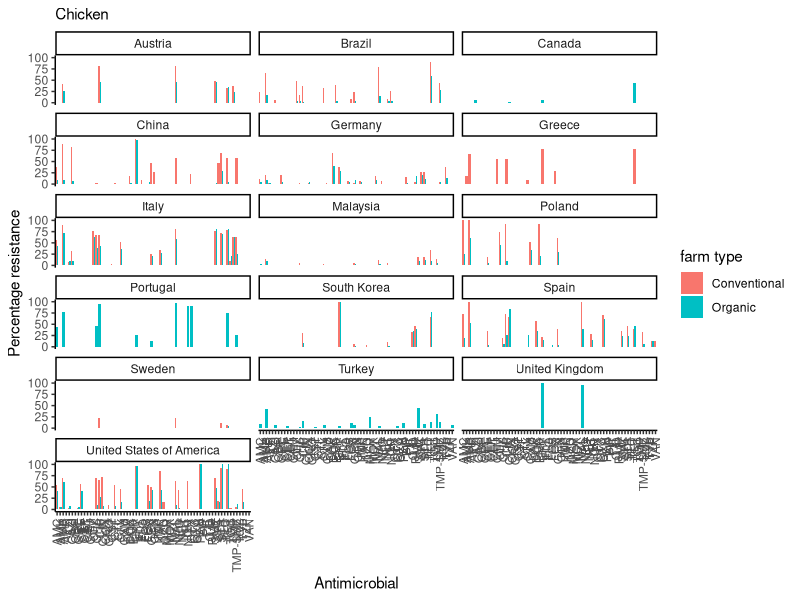
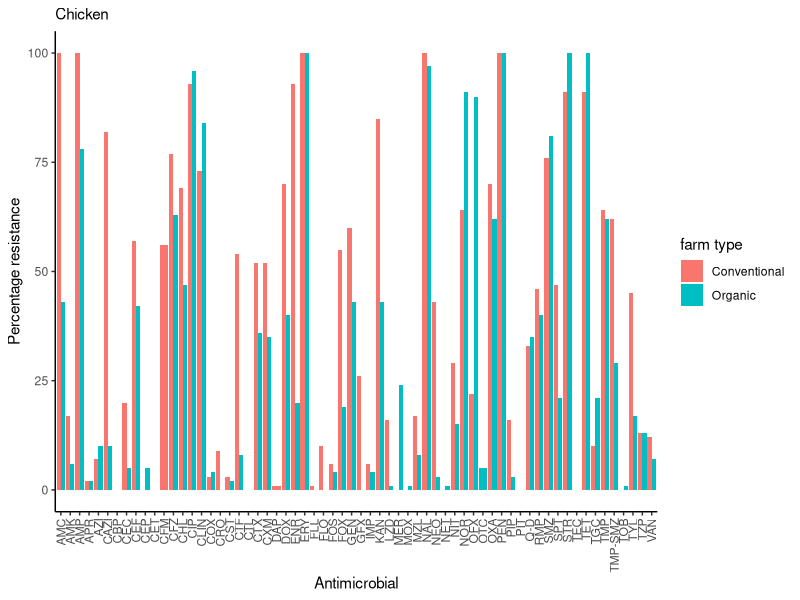
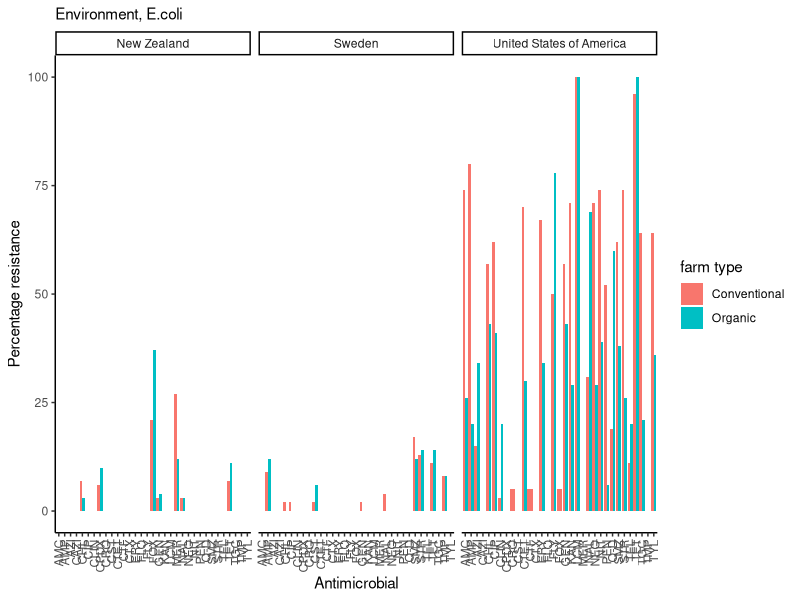
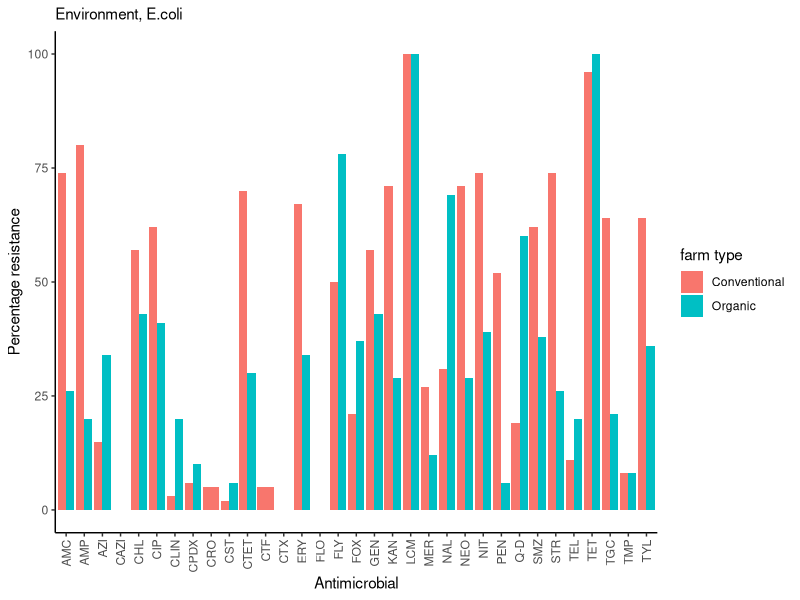
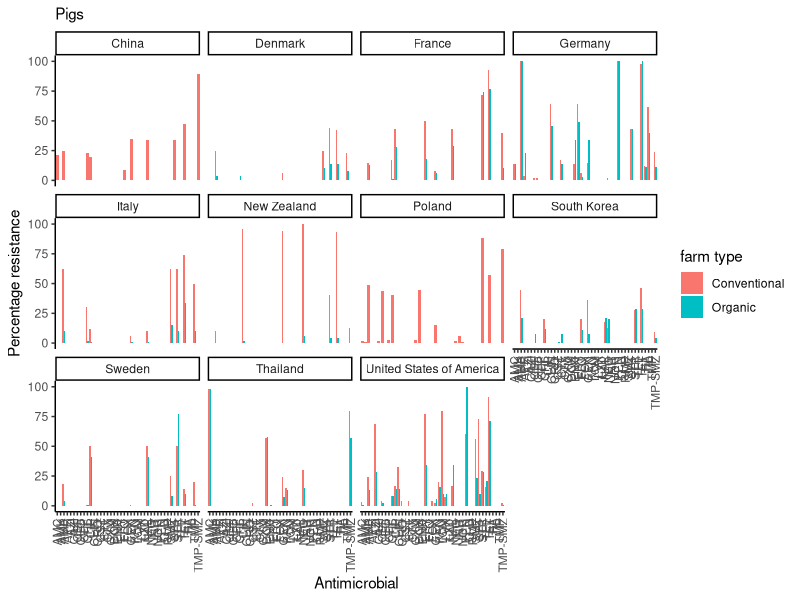
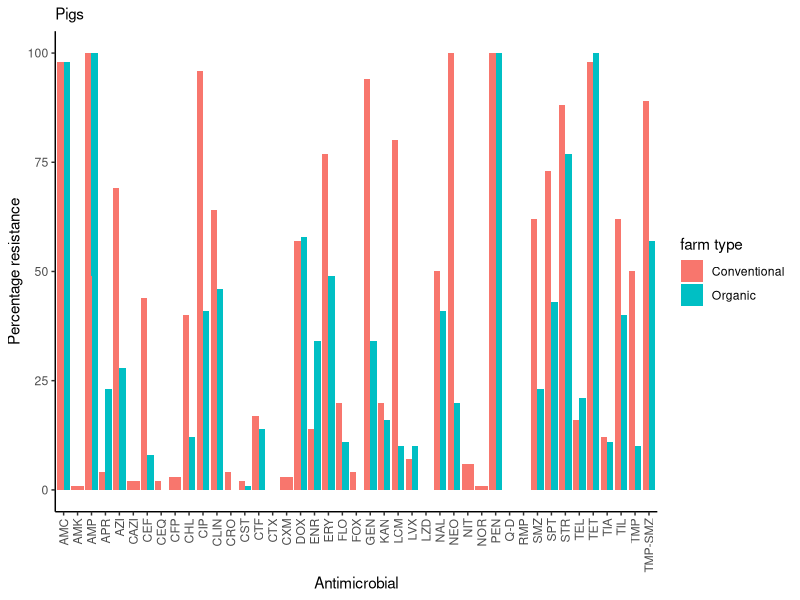
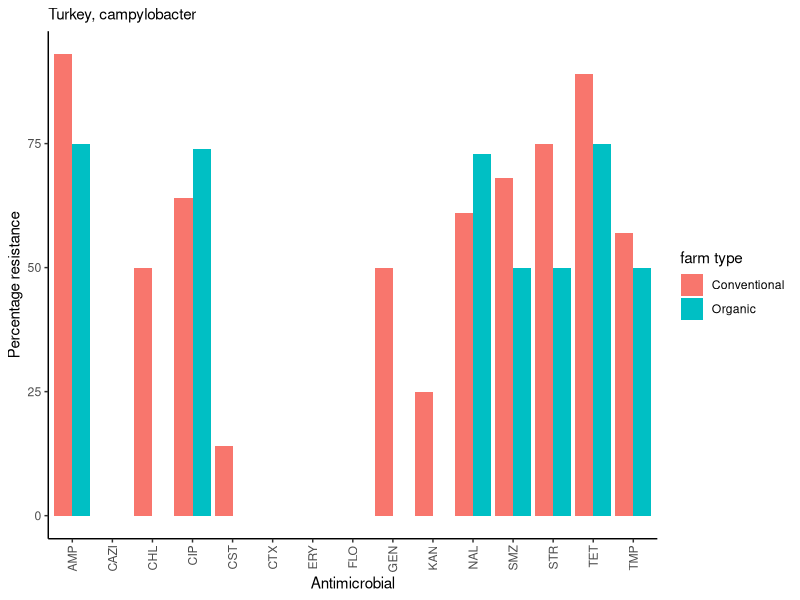
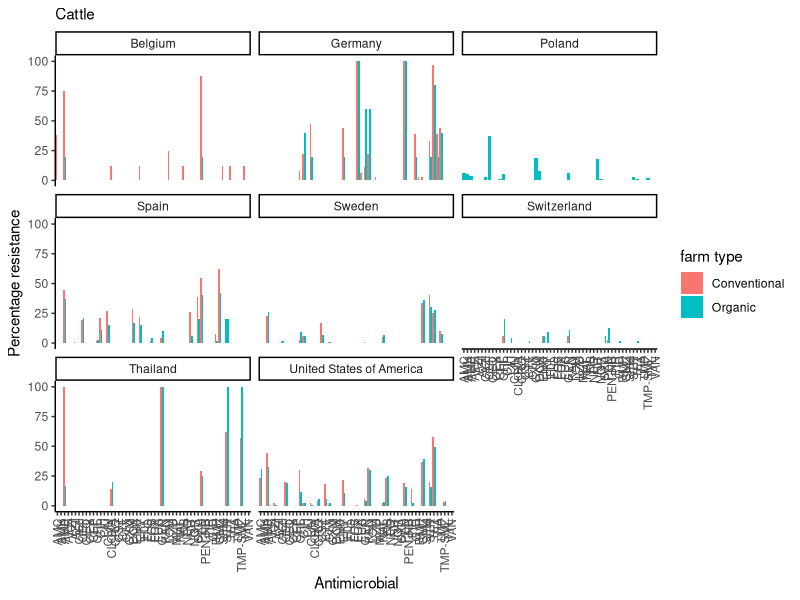

R code for these plots, in order: (Note: this script raises an error after producing the figures.)
library(tidyverse)
library(ggplot2)
library(dplyr)
library(ggrepel)
library(patchwork)
#Load data
main_data <- read_csv("conv.csv", na = "empty")

#changing percentage resistance into numeric class and rounding off  
main_data$percent_resistant <- as.numeric(as.character
                                          (main_data$percent_resistant))

main_data$percent_resistant <- round(main_data$percent_resistant, digits = 0)


host_data <- main_data %>%
  group_by(host) %>%
  select("country",
         "farm_type",
         "antimicrobial_compound",
         "pathogen",
         "percent_resistant"
         
         )



##Chicken  plot

chicken <- host_data %>%
  filter(host == "Chicken") %>%
  select("country",
         "farm_type",
         "antimicrobial_compound",
         "pathogen",
         "percent_resistant"
         
  )

##Chicken bar plot

chicken_plot <- ggplot(chicken, aes(x = antimicrobial_compound, 
                              y = percent_resistant, 
                              fill = farm_type
)
) +
  geom_bar(stat = "identity", position = "dodge") + 
  labs(subtitle = "Chicken",
       x = "Antimicrobial", y = "Percentage resistance", 
       fill = "farm type") + 
  facet_wrap(~country, nrow = 7)+
  theme_bw() + 
  theme_classic() + 
  theme(axis.text.x = element_text(angle = 90, vjust = 0.5, hjust = 1)) 

chicken_plot



##Chicken  plot

chicken <- host_data %>%
  filter(host == "Chicken") %>%
  select("country",
         "farm_type",
         "antimicrobial_compound",
         "pathogen",
         "percent_resistant"
         
  )

##Chicken bar plot

chicken1_plot <- ggplot(chicken, aes(x = antimicrobial_compound, 
                                    y = percent_resistant, 
                                    fill = farm_type
)
) +
  geom_bar(stat = "identity", position = "dodge") + 
  labs(subtitle = "Chicken",
       x = "Antimicrobial", y = "Percentage resistance", 
       fill = "farm type") + 
  theme_bw() + 
  theme_classic() + 
  theme(axis.text.x = element_text(angle = 90, vjust = 0.5, hjust = 1)) 
chicken1_plot

##Environment  plot

env <- host_data %>%
  filter(host == "Environment") %>%
  select("country",
         "farm_type",
         "antimicrobial_compound",
         "pathogen",
         "percent_resistant"
         
  )

##Environment bar plot

env_plot <- ggplot(env, aes(x = antimicrobial_compound, 
                                    y = percent_resistant, 
                                    fill = farm_type
)
) +
  geom_bar(stat = "identity", position = "dodge") + 
  labs(subtitle = "Environment, E.coli",
       x = "Antimicrobial", y = "Percentage resistance", 
       fill = "farm type") + 
  facet_wrap(~country)+
  theme_bw() + 
  theme_classic() + 
  theme(axis.text.x = element_text(angle = 90, vjust = 0.5, hjust = 1)) 
env_plot



##Environment  plot

env <- host_data %>%
  filter(host == "Environment") %>%
  select("country",
         "farm_type",
         "antimicrobial_compound",
         "pathogen",
         "percent_resistant"
         
  )

##Environment bar plot

env1_plot <- ggplot(env, aes(x = antimicrobial_compound, 
                            y = percent_resistant, 
                            fill = farm_type
)
) +
  geom_bar(stat = "identity", position = "dodge") + 
  labs(subtitle = "Environment, E.coli",
       x = "Antimicrobial", y = "Percentage resistance", 
       fill = "farm type") + 
  theme_bw() + 
  theme_classic() + 
  theme(axis.text.x = element_text(angle = 90, vjust = 0.5, hjust = 1)) 
env1_plot

##Pig plot

pig <- host_data %>%
  filter(host == "Pigs") %>%
  select("country",
         "farm_type",
         "antimicrobial_compound",
         "pathogen",
         "percent_resistant"
         
  )

##Pig bar plot

pig_plot <- ggplot(pig, aes(x = antimicrobial_compound, 
                            y = percent_resistant, 
                            fill = farm_type
)
) +
  geom_bar(stat = "identity", position = "dodge") + 
  labs(subtitle = "Pigs",
       x = "Antimicrobial", y = "Percentage resistance", 
       fill = "farm type") + 
  facet_wrap(~country, nrow = 3)+
  theme_bw() + 
  theme_classic() + 
  theme(axis.text.x = element_text(angle = 90, vjust = 0.5, hjust = 1)) 
pig_plot


##Pig plot

pig <- host_data %>%
  filter(host == "Pigs") %>%
  select("country",
         "farm_type",
         "antimicrobial_compound",
         "pathogen",
         "percent_resistant"
         
  )

##Pig bar plot

pig1_plot <- ggplot(pig, aes(x = antimicrobial_compound, 
                            y = percent_resistant, 
                            fill = farm_type
)
) +
  geom_bar(stat = "identity", position = "dodge") + 
  labs(subtitle = "Pigs",
       x = "Antimicrobial", y = "Percentage resistance", 
       fill = "farm type") + 
    theme_bw() + 
  theme_classic() + 
  theme(axis.text.x = element_text(angle = 90, vjust = 0.5, hjust = 1)) 
pig1_plot


##Turkey plot

turk <- host_data %>%
  filter(host == "Turkey") %>%
  select("country",
         "farm_type",
         "antimicrobial_compound",
         "pathogen",
         "percent_resistant"
         
  )

##Turkey bar plot

turk_plot <- ggplot(turk, aes(x = antimicrobial_compound, 
                            y = percent_resistant, 
                            fill = farm_type
)
) +
  geom_bar(stat = "identity", position = "dodge") + 
  labs(subtitle = "Turkey, campylobacter",
       x = "Antimicrobial", y = "Percentage resistance", 
       fill = "farm type") + 
  theme_bw() + 
  theme_classic() + 
  theme(axis.text.x = element_text(angle = 90, vjust = 0.5, hjust = 1)) 
turk_plot



##Cattle plot

cattle <- host_data %>%
  filter(host == "Cattle") %>%
  select("country",
         "farm_type",
         "antimicrobial_compound",
         "pathogen",
         "percent_resistant"
         
  )

##Cattle bar plot

cattle_plot <- ggplot(cattle, aes(x = antimicrobial_compound, 
                            y = percent_resistant, 
                            fill = farm_type
)
) +
  geom_bar(stat = "identity", position = "dodge") + 
  labs(subtitle = "Cattle",
       x = "Antimicrobial", y = "Percentage resistance", 
       fill = "farm type") + 
  facet_wrap(~country, nrow = 3)+
  theme_bw() + 
  theme_classic() + 
  theme(axis.text.x = element_text(angle = 90, vjust = 0.5, hjust = 1)) 
cattle_plot



##Cattle plot

cattle <- host_data %>%
  filter(host == "Cattle") %>%
  select("country",
         "farm_type",
         "antimicrobial_compound",
         "pathogen",
         "percent_resistant"
         
  )

##Cattle bar plot

cattle1_plot <- ggplot(cattle, aes(x = antimicrobial_compound, 
                                  y = percent_resistant, 
                                  fill = farm_type
)
) +
  geom_bar(stat = "identity", position = "dodge") + 
  labs(subtitle = "Cattle",
       x = "Antimicrobial", y = "Percentage resistance", 
       fill = "farm type") + 
  theme_bw() + 
  theme_classic() + 
  theme(axis.text.x = element_text(angle = 90, vjust = 0.5, hjust = 1)) 
cattle1_plot



##marging plots using patchwork

host_plot <- (cows_plot | chicken1_plot) /
  (cattle1_plot | pig1_plot) /
  (env1_plot | turk_plot) +
  plot_layout(guides = "collect") +
  plot_annotation(tag_levels = "a", tag_prefix = "(",
                  tag_suffix = ")") &
  theme(plot.tag = element_text(face = "bold"))

host_plot